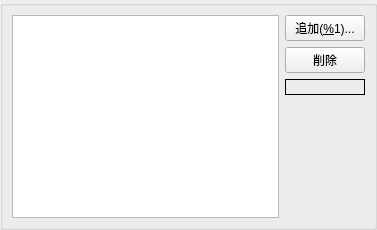
<?xml version="1.0" encoding="UTF-8"?>
<ui version="4.0">
 <class>AddableTreeWidget</class>
 <widget class="QWidget" name="AddableTreeWidget">
  <property name="geometry">
   <rect>
    <x>0</x>
    <y>0</y>
    <width>377</width>
    <height>230</height>
   </rect>
  </property>
  <property name="windowTitle">
   <string>Form</string>
  </property>
  <layout class="QVBoxLayout" name="verticalLayout_2">
   <property name="spacing">
    <number>0</number>
   </property>
   <property name="leftMargin">
    <number>0</number>
   </property>
   <property name="topMargin">
    <number>0</number>
   </property>
   <property name="rightMargin">
    <number>0</number>
   </property>
   <property name="bottomMargin">
    <number>0</number>
   </property>
   <item>
    <widget class="QGroupBox" name="groupBox">
     <property name="title">
      <string/>
     </property>
     <layout class="QHBoxLayout" name="horizontalLayout">
      <item>
       <widget class="QTreeView" name="treeView"/>
      </item>
      <item>
       <layout class="QVBoxLayout" name="verticalLayout">
        <item>
         <widget class="QPushButton" name="pushButton_Add">
          <property name="text">
           <string>追加(&amp;%1)...</string>
          </property>
         </widget>
        </item>
        <item>
         <widget class="QPushButton" name="pushButton_Del">
          <property name="text">
           <string>削除</string>
          </property>
         </widget>
        </item>
        <item>
         <widget class="QLabel" name="label_Description">
          <property name="frameShape">
           <enum>QFrame::Shape::Box</enum>
          </property>
          <property name="text">
           <string/>
          </property>
          <property name="alignment">
           <set>Qt::AlignmentFlag::AlignLeading|Qt::AlignmentFlag::AlignLeft|Qt::AlignmentFlag::AlignTop</set>
          </property>
          <property name="wordWrap">
           <bool>true</bool>
          </property>
         </widget>
        </item>
        <item>
         <spacer name="verticalSpacer">
          <property name="orientation">
           <enum>Qt::Orientation::Vertical</enum>
          </property>
          <property name="sizeHint" stdset="0">
           <size>
            <width>20</width>
            <height>40</height>
           </size>
          </property>
         </spacer>
        </item>
       </layout>
      </item>
     </layout>
    </widget>
   </item>
  </layout>
 </widget>
 <resources/>
 <connections>
  <connection>
   <sender>pushButton_Add</sender>
   <signal>clicked()</signal>
   <receiver>AddableTreeWidget</receiver>
   <slot>onClick_pushButton_Add()</slot>
   <hints>
    <hint type="sourcelabel">
     <x>319</x>
     <y>32</y>
    </hint>
    <hint type="destinationlabel">
     <x>188</x>
     <y>115</y>
    </hint>
   </hints>
  </connection>
  <connection>
   <sender>pushButton_Del</sender>
   <signal>clicked()</signal>
   <receiver>AddableTreeWidget</receiver>
   <slot>onClick_pushButton_Del()</slot>
   <hints>
    <hint type="sourcelabel">
     <x>319</x>
     <y>62</y>
    </hint>
    <hint type="destinationlabel">
     <x>188</x>
     <y>115</y>
    </hint>
   </hints>
  </connection>
  <connection>
   <sender>treeView</sender>
   <signal>clicked(QModelIndex)</signal>
   <receiver>AddableTreeWidget</receiver>
   <slot>onClick_treeView()</slot>
   <hints>
    <hint type="sourcelabel">
     <x>146</x>
     <y>114</y>
    </hint>
    <hint type="destinationlabel">
     <x>188</x>
     <y>114</y>
    </hint>
   </hints>
  </connection>
 </connections>
 <slots>
  <slot>onClick_pushButton_Add()</slot>
  <slot>onClick_pushButton_Del()</slot>
  <slot>onClick_treeView()</slot>
 </slots>
</ui>
